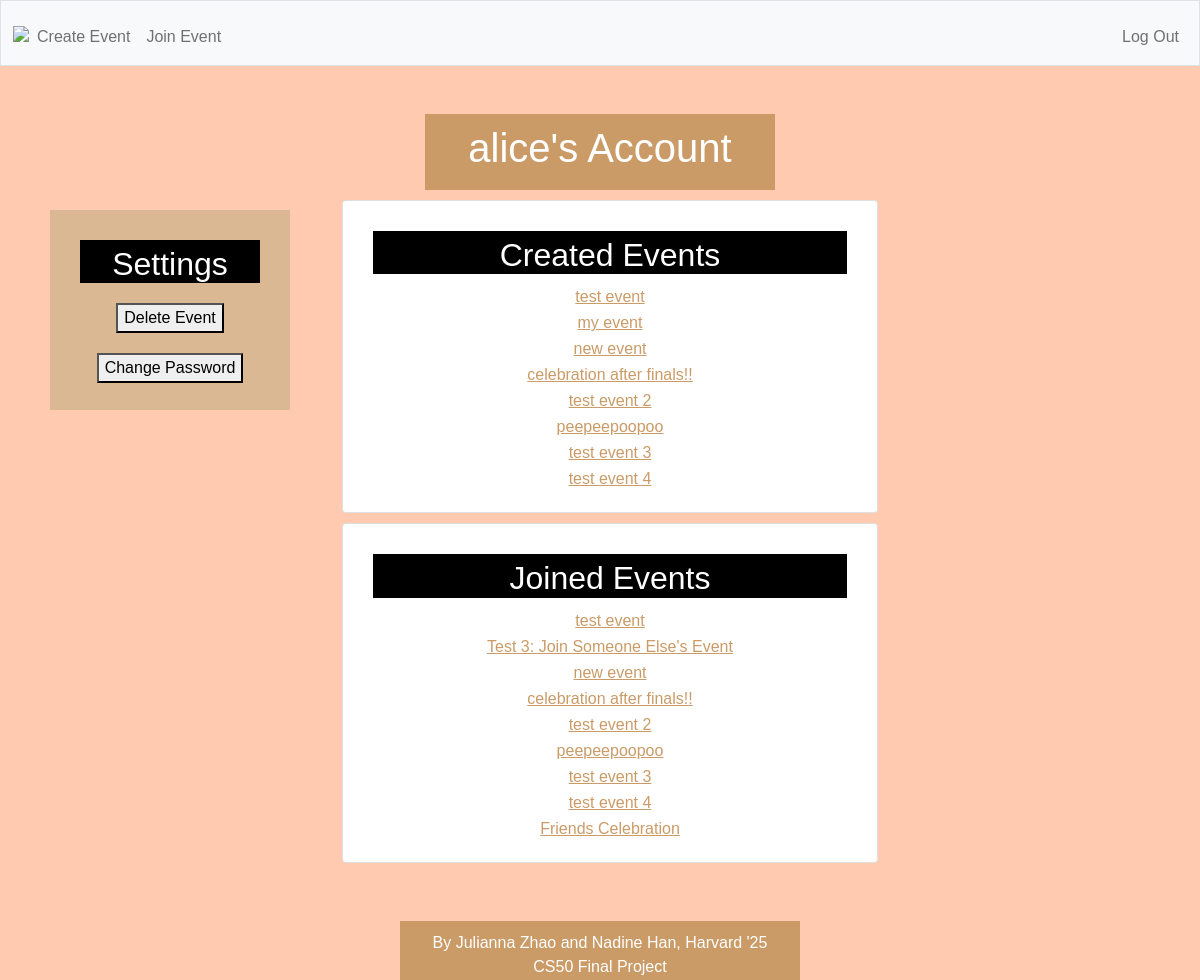
Screenshot of / (signed in) with the database file from the repository.
### tables this page shows
CREATE TABLE 'users' ('id' INTEGER PRIMARY KEY NOT NULL, 'username' TEXT NOT NULL, 'password' TEXT NOT NULL);

CREATE TABLE 'events' ('event_id' INTEGER PRIMARY KEY NOT NULL, 'event_name' TEXT, 'event_creator_id' INTEGER, 'start_time' INTEGER, 'end_time' INTEGER);

### app.py (the view)
@app.route("/")
@login_required
def account():
    user_id = session["user_id"]
    name = db.execute("SELECT username FROM users WHERE id = ?", user_id)[0]['username']
    created_events = db.execute("SELECT event_name, event_id FROM events WHERE event_creator_id = ?", user_id)
    joined_events = db.execute("SELECT event_name, event_id FROM events WHERE event_id IN (SELECT DISTINCT event_id FROM event_availability WHERE user_id = ?)", user_id)
    return render_template("account.html", name = name, created_events = created_events, joined_events = joined_events)

### app.py (called while the page is built)
@app.after_request
def after_request(response):
    response.headers["Cache-Control"] = "no-cache, no-store, must-revalidate"
    response.headers["Expires"] = 0
    response.headers["Pragma"] = "no-cache"
    return response

### helpers.py (called while the page is built)
def login_required(f):
    @wraps(f)
    def decorated_function(*args, **kwargs):
        if session.get("user_id") is None:
            return redirect("/login")
        return f(*args, **kwargs)
    return decorated_function

### templates/account.html (shortened to what this page needs)
{% extends "layout.html" %}
{% block main %}
    <div class="title"><h1>{{name}}'s Account</h1></div>
    <div class="row">
        <div class="side">
            <div class="heading"><h2>Settings</h2></div>
            <form action="/delete" method="post">
                <button class = "buttonSpacing" type="submit" value = "del">Delete Event</button>
            </form>
            <form action="/changePassword" method="get">
                <button class = "buttonSpacing" type="submit" value = "pw">Change Password</button>
            </form>
        </div>
        <div class="main">
            <div class="card">
                <form action="/display" method="post">
                    <div class="heading"><h2>Created Events</h2></div>
                    {% for event in created_events %}
                    <button class = "eventButton" type="submit" name="selected_event" value="{{ event['event_id'] }}">{{ event['event_name'] }}</button><br>
                    {% endfor %}
                </form>
            </div>
            <div class="card">
                <form action="/display" method="post">
                    <div class="heading"><h2>Joined Events</h2></div>
                    {% for event in joined_events %}
                        <button class = "eventButton" type="submit" name="selected_event" value="{{ event['event_id'] }}">{{ event['event_name'] }}</button><br>
                    {% endfor %}
                </form>
            </div>
        </div>
    </div>
{% endblock %}

### static/styles.css (style rules this page uses)
body { font-family: Trebuchet MS, sans-serif; color: #2E1F10; background-color: #FFCAAF; }
.side { width: 20%; background-color: #DAB894; padding: 20px; margin: 20px; margin-left: 50px; height: 200px; }
.main { width: 50%; }
.card { background-color: white; padding: 20px; margin: 20px; margin-top: 10px; margin-bottom: 10px; }
.row { display: -ms-flexbox; display: flex; -ms-flex-wrap: wrap; flex-wrap: wrap; }
.title { background-color: #CB9B67; color: white; padding: 10px; margin: auto; width: 350px; }
.heading { margin: 10px; padding-top: 5px; border-width: medium; background-color: black; color: white; }
.eventButton { background-color: transparent; text-decoration: underline; border: none; color: #CB9B67; cursor: pointer; }
.buttonSpacing { margin-top: 10px; margin-bottom: 10px; }

### rows the page displays
users: username "alice"
events: {{ event['event_id'] }} 23 (drawn), event_name "test event"
events: {{ event['event_id'] }} 24 (drawn), event_name "my event"
events: {{ event['event_id'] }} 43 (drawn), event_name "new event"
events: {{ event['event_id'] }} 44 (drawn), event_name "celebration after finals!!"
events: {{ event['event_id'] }} 45 (drawn), event_name "test event 2"
events: {{ event['event_id'] }} 46 (drawn), event_name "peepeepoopoo"
events: {{ event['event_id'] }} 47 (drawn), event_name "test event 3"
events: {{ event['event_id'] }} 48 (drawn), event_name "test event 4"
events: {{ event['event_id'] }} 41 (drawn), event_name "Test 3: Join Someone Else's Event"
events: {{ event['event_id'] }} 52 (drawn), event_name "Friends Celebration"
